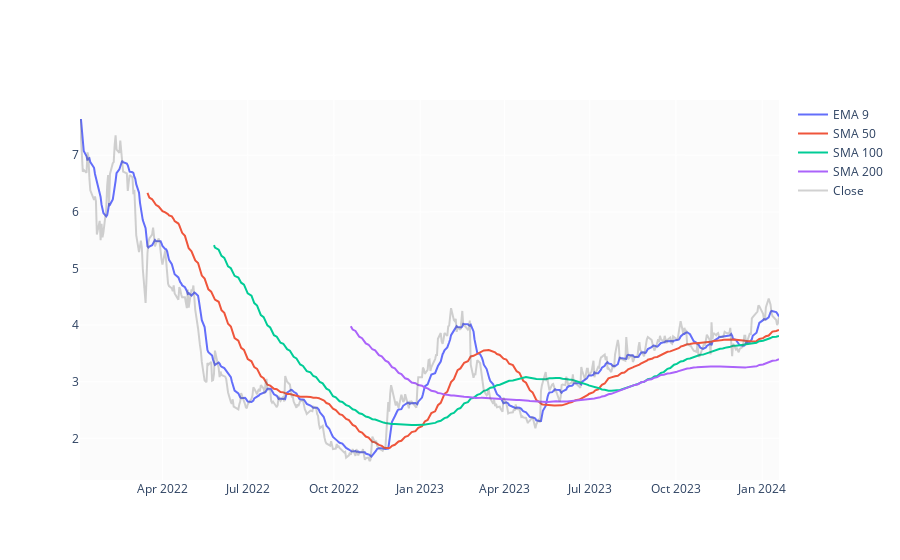

The code cell stored with this chart in its notebook:
### Code cell
fig = go.Figure()
fig.add_trace(go.Scatter(x=df.Date, y=df.EMA_9, name='EMA 9'))
fig.add_trace(go.Scatter(x=df.Date, y=df.SMA_50, name='SMA 50'))
fig.add_trace(go.Scatter(x=df.Date, y=df.SMA_100, name='SMA 100'))
fig.add_trace(go.Scatter(x=df.Date, y=df.SMA_200, name='SMA 200'))
fig.add_trace(go.Scatter(x=df.Date, y=df.Close, name='Close', line_color='dimgray', opacity=0.3))
fig.show()

### Figure 1 — Plotly figure (JSON) as saved in the notebook; plotly's stock layout.template omitted (floating-point values rounded to 4 significant figures; data arrays with more than 128 entries replaced by an {"elided": "..."} marker saying what was removed)
{"data": [{"name": "EMA 9", "type": "scatter", "x": {"elided": "514 str values"}, "y": {"elided": "514 float values"}}, {"name": "SMA 50", "type": "scatter", "x": {"elided": "514 str values"}, "y": {"elided": "514 float values"}}, {"name": "SMA 100", "type": "scatter", "x": {"elided": "514 str values"}, "y": {"elided": "514 float values"}}, {"name": "SMA 200", "type": "scatter", "x": {"elided": "514 str values"}, "y": {"elided": "514 float values"}}, {"line": {"color": "dimgray"}, "name": "Close", "opacity": 0.3, "type": "scatter", "x": {"elided": "514 str values"}, "y": {"elided": "514 float values"}}], "layout": {}}
